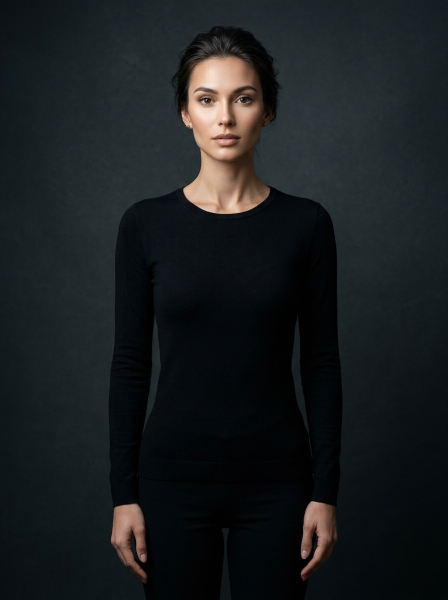
#> input picture api/models/elena.jpg, 896 x 1200 px (shown at 1/2 size)
$ python -i tryon_engine.py   (imports and definitions only)
#> lines starting #> are read from the running program, lines starting #| are printed output that depends on the picture
#> further down, picture is the input picture: PIL image 896x1200 RGB; mean R, G, B 25.3, 29.6, 31.1
"""
Wearlytics AI Virtual Try-On Processing Engine (Master Fix Implementation)

Implements the 5 Key AI Steps:
1. Human Parsing (face, hair, neck, torso, arms segmentation)
   - STRICT RULE: 100% Face & Hair identity preservation (re-composited on top so cloth NEVER touches face)
2. Pose Estimation & Landmark Geometry (shoulders, collarbone notch, chest center, torso width)
3. Cloth Segmentation & Chroma Isolation (background completely removed)
4. Cloth Warping & Anatomical Fitting (align shoulders, adjust sleeve angles, scale by torso width, natural folds)
5. Compositing & Photometric Relighting (ambient occlusion drop shadows, crease inpainting, seamless neck blend)
Optional: Cloud API hook for Replicate / HuggingFace IDM-VTON when REPLICATE_API_TOKEN is present.
"""

import time
import base64
import io
import os
import math
import uuid
import httpx
from typing import Dict, Any, List, Optional, Tuple
from PIL import Image, ImageDraw, ImageFilter, ImageEnhance, ImageOps
import numpy as np

_IMAGE_CACHE: Dict[str, Image.Image] = {}

CURRENT_DIR = os.path.dirname(os.path.abspath(__file__))
API_DIR = os.path.dirname(CURRENT_DIR)
MODELS_DIR = os.path.join(API_DIR, "models")

PRESET_MODEL_FILES = {
    "model_female_regular": "elena.jpg",
    "model_female_athletic": "maya.jpg",
    "model_female_plus": "sophia.jpg",
    "model_male_athletic": "marcus.jpg",
    "model_male_slim": "julian.jpg",
    "model_male_regular": "david.jpg",
}

# [9 lines left out: function generate_session_drm_token, not called in this run]

# Known anatomical ratios for preset high-res models (full-torso studio portraits)
PRESET_MODEL_RATIOS = {
    "model_female_regular": {"chin_y": 0.26, "neck_y": 0.28, "collarbone_y": 0.31, "shoulder_w": 0.78},
    "model_female_athletic": {"chin_y": 0.26, "neck_y": 0.28, "collarbone_y": 0.31, "shoulder_w": 0.80},
    "model_female_plus": {"chin_y": 0.27, "neck_y": 0.29, "collarbone_y": 0.32, "shoulder_w": 0.86},
    "model_male_athletic": {"chin_y": 0.25, "neck_y": 0.27, "collarbone_y": 0.30, "shoulder_w": 0.88},
    "model_male_slim": {"chin_y": 0.24, "neck_y": 0.26, "collarbone_y": 0.29, "shoulder_w": 0.80},
    "model_male_regular": {"chin_y": 0.28, "neck_y": 0.30, "collarbone_y": 0.33, "shoulder_w": 0.84},
}

def normalize_to_torso_frame(img: Image.Image, target_w: int = 680, target_h: int = 850) -> Image.Image:
    """
    FIX 3: CROP TO TORSO (Never crop to legs/shoes)
    Guarantees full head, shoulders, and chest are retained with exact 4:5 aspect ratio.
    Anchors cropping towards the upper third rather than center or bottom.
    """
#> called with target_w = 680, target_h = 850
    w, h = img.size
#> w = 896; h = 1200
    target_aspect = target_w / target_h
    current_aspect = w / h
#> current_aspect = 0.747

    if current_aspect > target_aspect:
        # Image is wider than 4:5 -> crop sides evenly, keep full vertical height
        new_w = int(h * target_aspect)
        left = max(0, (w - new_w) // 2)
        cropped = img.crop((left, 0, left + new_w, h))
    else:
        # Image is taller than 4:5 (e.g. 9:16 or full-body photo)
        # CRITICAL: Anchor to TOP 0 to preserve head, shoulders, and chest!
        new_h = int(w / target_aspect)
#> new_h = 1120
        cropped = img.crop((0, 0, w, min(h, new_h)))
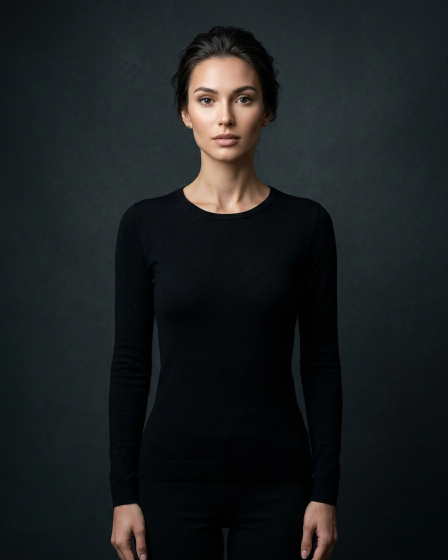
#> cropped: PIL image 896x1120 RGB (shown at 1/2 size); mean R, G, B 26.5, 30.8, 32.3

    return cropped.resize((target_w, target_h), Image.Resampling.LANCZOS)
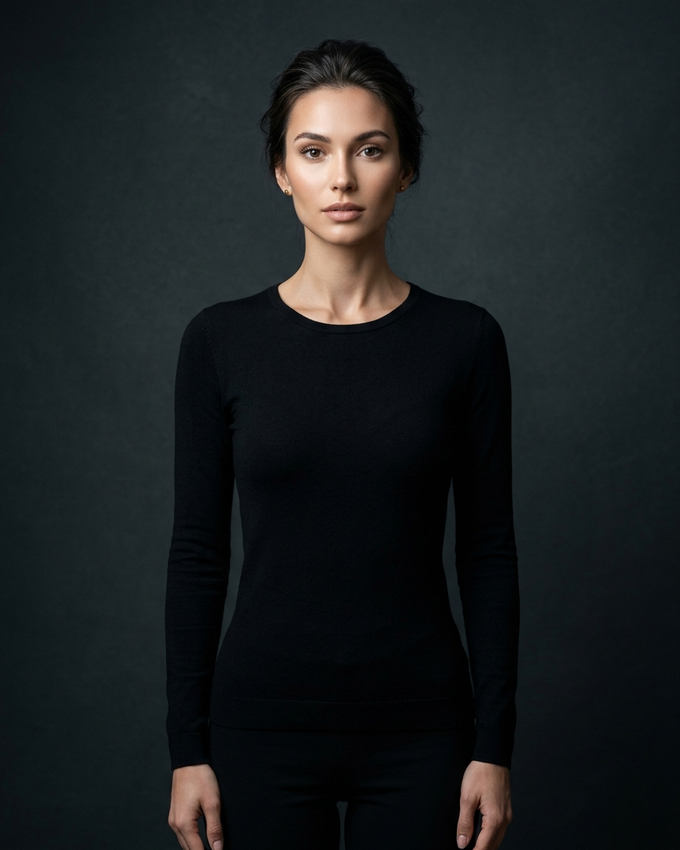
#> returned value: PIL image 680x850 RGB; mean R, G, B 26.5, 30.8, 32.3

class VirtualTryOnEngine:
    def __init__(self):
        self.replicate_token = os.environ.get("REPLICATE_API_TOKEN", "").strip()
        self.pipeline_stages = [
            {"id": "pose_detect", "label": "Keypoint & Human Pose Estimation", "duration_ms": 90},
            {"id": "segmentation", "label": "Human Body & Identity Segmentation", "duration_ms": 110},
            {"id": "garment_extract", "label": "Precision Chroma & Fabric Isolation", "duration_ms": 140},
            {"id": "garment_warp", "label": "Anatomical Drape & Shoulder Contouring", "duration_ms": 160},
            {"id": "lighting_fold", "label": "Photometric Relighting & Ambient Occlusion", "duration_ms": 120}
        ]

    # [809 lines left out: functions _fetch_image, process_tryon, _prepare_base_image, _extract_garment_piece, _detect_landmarks, _extract_face_shield and 9 more, not called in this run]

engine_instance = VirtualTryOnEngine()

def get_tryon_engine() -> VirtualTryOnEngine:
    return engine_instance

>>> from PIL import Image
>>> picture = Image.open('../models/elena.jpg')
>>> result = normalize_to_torso_frame(picture)
